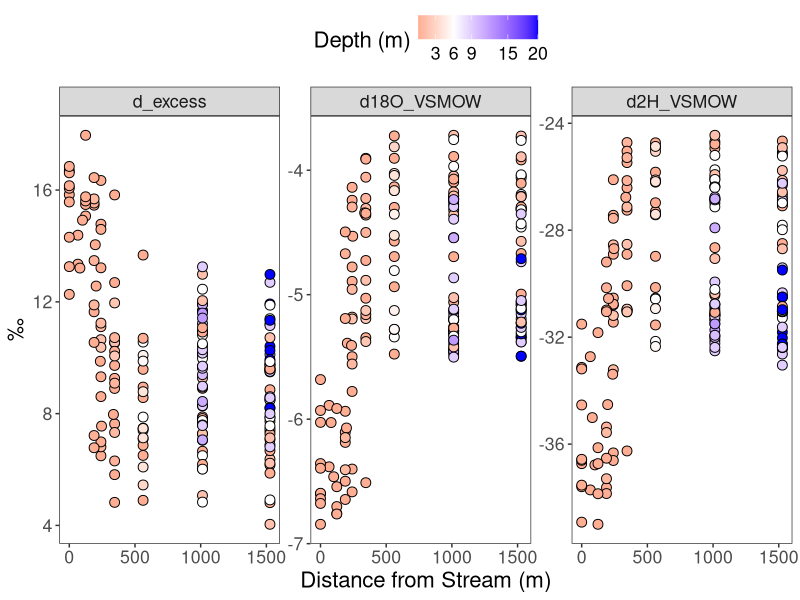
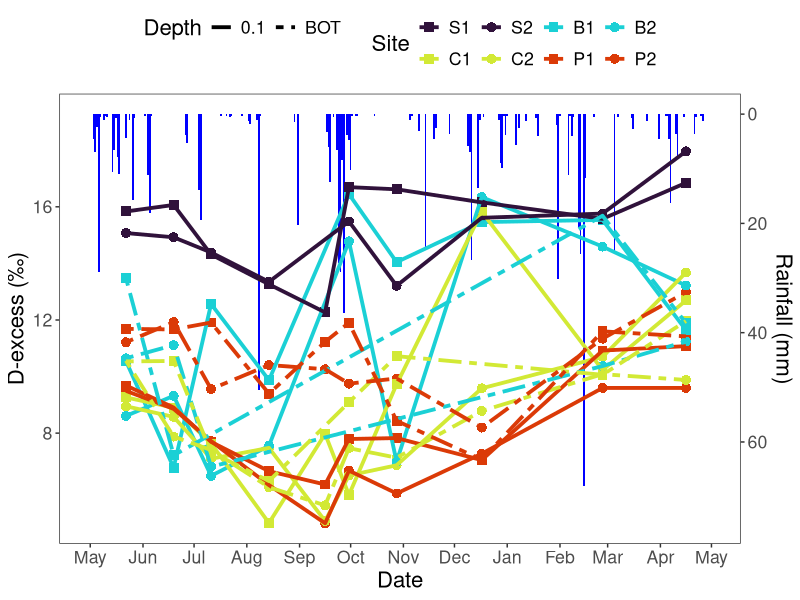
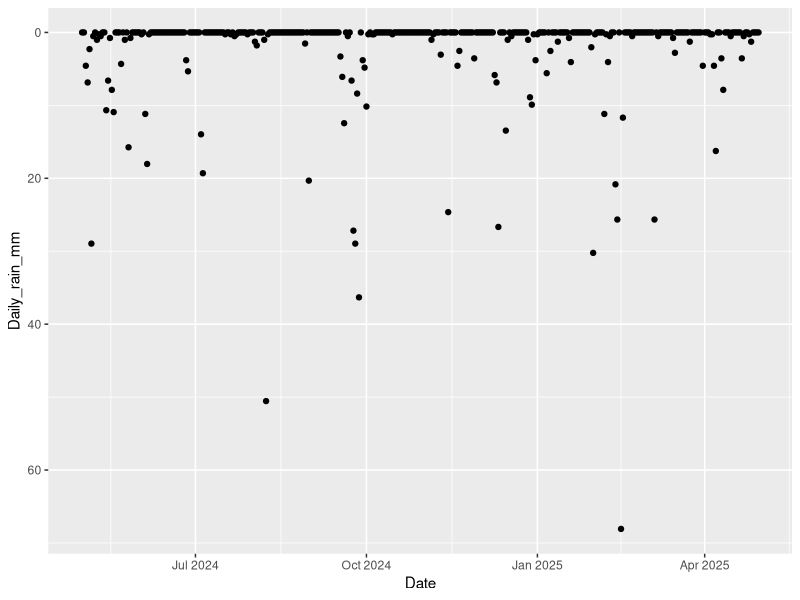
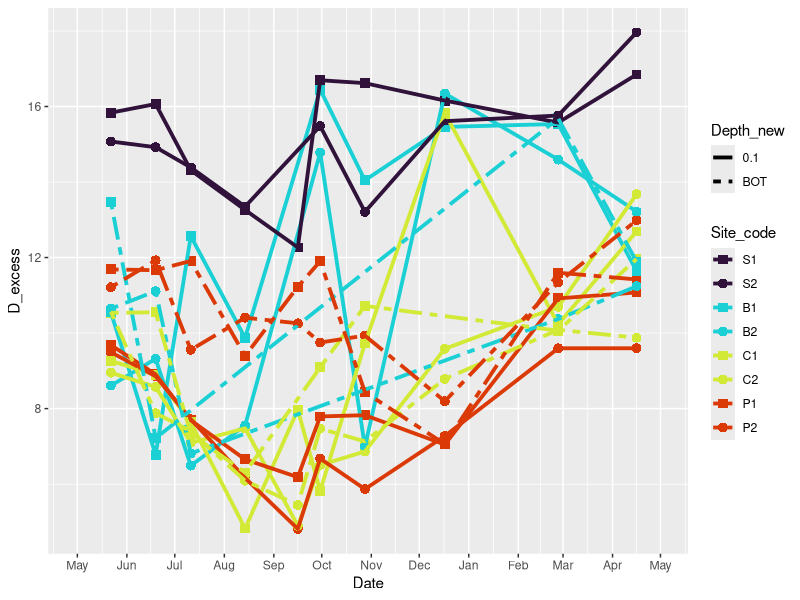
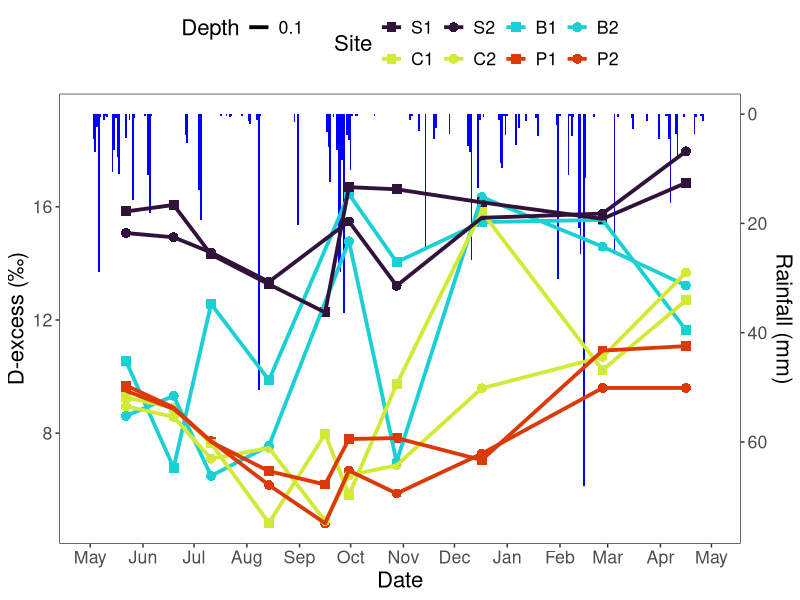
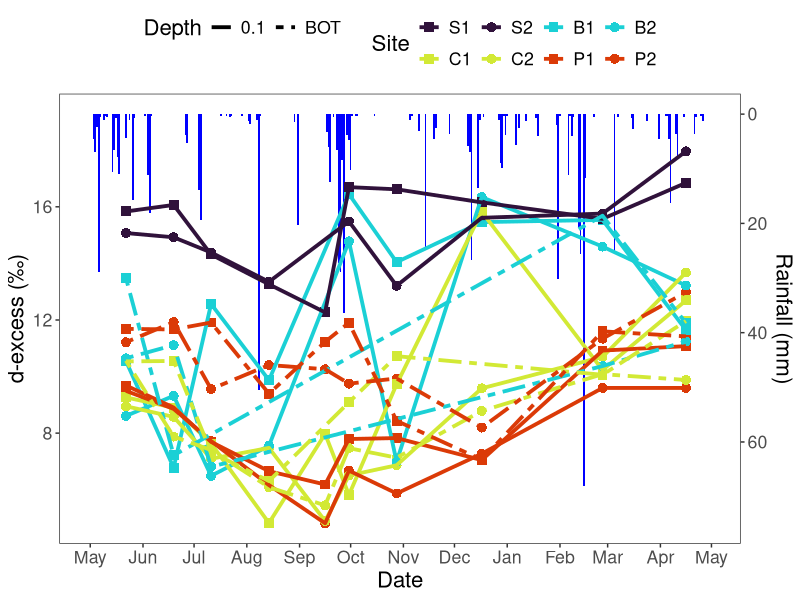
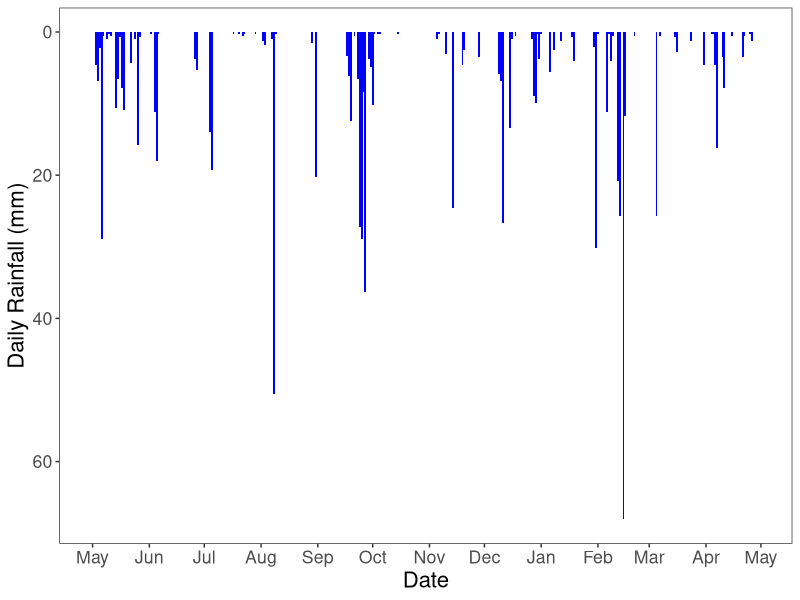

Write R code to recreate these figures, in order.
## ---- chunk 1
###packages 
library(tidyverse)

getwd()
##get data
hydro <- read_csv("../Data/Hydrology_Daily_Observed.csv") |> 
  filter(Date >= ymd("2024-05-01"),
         Date <= ymd("2025-04-30"))

chem <- read_csv("../Data/chemistry_joined.csv")

## ---- chunk 2
#plot over distance 
##d2H and d18O and D excess
isotopes_across_space_fig <- chem |> 
  dplyr::select(1:8, d18O_VSMOW, d2H_VSMOW, D_excess) |> 
  rename(d_excess = D_excess) |> 
  pivot_longer(-c(1:8)) |> 
  ggplot(aes(x = Distance, y = value, fill = Depth_m
  ))+
  geom_point(shape = 21, size = 3) + 
  #geom_point(data = iso_rain, mapping = aes(x = 1250, y = value, color = Date), size = 2, shape = 17)+
  facet_wrap(~name, scales = "free_y", nrow = 1)+
  theme_bw()+ theme(legend.position = "top", text = element_text(size = 16),
                    panel.grid.major = element_blank(), panel.grid.minor = element_blank())+
  labs(x= "Distance from Stream (m)", y = "\u2030",
       fill = "Depth (m)", color = "Rain")+
  scale_x_continuous(breaks = c(0, 500, 1000, 1500))+  
  scale_fill_gradient2(low = "red",  high ="blue",
                       midpoint = 6,  guide = "colourbar", breaks = c(3,6,9, 15, 20))

isotopes_across_space_fig

#ggsave("./Figures/Iso_overSpace_SI_fig.png", isotopes_across_space_fig, width = 7, height = 3.5, units = "in")

## ---- chunk 3

plot_iso_ts <- function(
    data,        # df with isotope data: Date, y_var, Site_code, Depth_new
    hydro,       # df with rain data: Date, Daily_rain_mm
    y_var,
    y_label,
    show_rain = TRUE,
    depths = c("0.1","BOT")
) {
  
  # Filter depths
  df <- data |> 
    filter(Depth_new %in% depths)
  
  # Compute scaling factor only if rain is shown
  if (show_rain) {
    max_y  <- max(df[[y_var]], na.rm = TRUE)
    min_y  <- min(df[[y_var]], na.rm = TRUE)
    y_range <- max_y - min_y
    max_r  <- max(hydro$Daily_rain_mm, na.rm = TRUE)
    scale_factor <- y_range / max_r
    
    # Buffer creates blank space between top of y data and rain bars
    buffer <- y_range * 0.10
    plot_max_y <- max_y + buffer
    
    # Ensure largest rain bar isn't clipped
    plot_min_y <- min(min_y, plot_max_y - (max_r * scale_factor))
  }
  
  # Base plot
  p <- ggplot(df, aes(x = Date))
  
  # Rain bars FIRST so they sit behind the isotope data
  if (show_rain) {
    p <- p +
      geom_rect(
        data = hydro,
        aes(
          xmin = Date - 0.5,
          xmax = Date + 0.5,
          ymin = plot_max_y,
          ymax = plot_max_y - (Daily_rain_mm * scale_factor)
        ),
        fill = "blue",
        alpha = 1,
        show.legend = FALSE
      ) +
      scale_y_continuous(
        limits = c(plot_min_y, plot_max_y),
        sec.axis = sec_axis(
          transform = ~ (plot_max_y - .) / scale_factor,
          name = "Rainfall (mm)"
        )
      )
  }
  
  # Isotope points + lines on top
  p <- p +
    geom_point(aes(y = .data[[y_var]],
                   color = Site_code,
                   shape = Site_code,
                   group = interaction(Site_code, Depth_new)),
               size = 3) +
    geom_line(aes(y = .data[[y_var]],
                  color = Site_code,
                  linetype = Depth_new,
                  group = interaction(Site_code, Depth_new)),
              size = 1.3)
  
  # Labels
  p <- p +
    labs(x = "Date",
         y = y_label,
         color = "Site",
         shape = "Site",
         linetype = "Depth")
  
  # Theme
  p <- p +
    theme_bw() +
    theme(
      legend.position = "top",
      text = element_text(size = 16),
      panel.grid.major = element_blank(),
      panel.grid.minor = element_blank()
    ) +
    guides(color = guide_legend(nrow = 2, byrow = TRUE))
  
  # Manual scales
  p <- p +
    scale_x_date(
      breaks = "1 month", date_labels = "%b",
      limits = as.Date(c("2024-05-01", "2025-04-30"))
    ) +
    scale_color_manual(values = site_colors, breaks = iso_levels_sites) +
    scale_shape_manual(values = site_shapes, breaks = iso_levels_sites) +
    scale_linetype_manual(values = c("0.1" = "solid", "BOT" = "twodash"))
  
  return(p)
} #end function 


## ---- chunk 4
##filter chem to surf and bot and make new Depth column
chem_df <- chem |> 
  select(1:6, d2H_VSMOW, d18O_VSMOW, D_excess, DOC_mgL, BIX) |> 
  mutate(Depth_new = as.character(ifelse(Site %in% c(98,96,92, 90) & Depth_m > 0.1, "BOT", Depth_m)),
         Depth_new = as.character(ifelse(Site %in% c(88,50) & Depth_m > 9, "BOT", Depth_new))
  ) |> 
  filter(Depth_new %in% c("0.1", "BOT")) 

## filter hydro to just rain
hydro_df <- hydro |> 
  select(Date, Daily_rain_mm)
  


## ---- chunk 5

#### set up levels 
iso_levels_sites <- c("S1","S2","B1","B2","C1","C2","P1","P2")

site_colors <- c("S1" = "#30123BFF", "S2" = "#30123BFF",
                 "B1" = "#1BD0D5FF", "B2" = "#1BD0D5FF",
                 "C1" = "#D2E935FF", "C2" = "#D2E935FF",
                 "P1" = "#DB3A07FF", "P2" = "#DB3A07FF")

site_shapes <- c("S1" = 15, "S2" = 16,
                 "B1" = 15, "B2" = 16,
                 "C1" = 15, "C2" = 16,
                 "P1" = 15, "P2" = 16)

## ---- chunk 6
#run function
plot_iso_ts(data = chem_df, hydro = hydro_df, 
                           y_var = "D_excess", y_label = "D-excess (‰)",
                               show_rain = TRUE,  depths = c("0.1","BOT"))

#plot rain as check
hydro_df |> ggplot(aes(x = Date, y = Daily_rain_mm))+ geom_point()+ scale_y_reverse()

#iso as check
chem_df |> 
  ggplot(aes(x = Date, y = D_excess))+
geom_point(aes(    color = Site_code,
                   shape = Site_code,
                   group = interaction(Site_code, Depth_new)),
               size = 3) +
    geom_line(aes(color = Site_code,
                  linetype = Depth_new,
                  group = interaction(Site_code, Depth_new)),
              size = 1.3)+
   scale_x_date(
      breaks = "1 month", date_labels = "%b",
      limits = as.Date(c("2024-05-01", "2025-04-30"))
    ) +
    scale_color_manual(values = site_colors, breaks = iso_levels_sites) +
    scale_shape_manual(values = site_shapes, breaks = iso_levels_sites) +
    scale_linetype_manual(values = c("0.1" = "solid", "BOT" = "twodash"))


## ---- chunk 7
#### Just surface 
iso_rain_surf <- plot_iso_ts(data = chem_df, hydro = hydro_df, 
                           y_var = "D_excess", y_label = "D-excess (‰)",
                               show_rain = TRUE,  depths = c("0.1"))

iso_rain_surf


#### Surf and BOT 
plot_iso_ts(data = chem_df, hydro = hydro_df,
                    y_var = "D_excess",  y_label = "d-excess (\u2030)",
                    show_rain = TRUE,  depths = c("0.1","BOT"))


## ---- chunk 8
iso_surf <- plot_iso_ts(data = chem_df, hydro = hydro_df,
                    y_var = "D_excess",  y_label = "d-excess (\u2030)",
                    show_rain = F,  depths = c("0.1"))

iso_surf_bot <- plot_iso_ts(data = chem_df, hydro = hydro_df,
                    y_var = "D_excess",  y_label = "d-excess (\u2030)",
                    show_rain = F,  depths = c("0.1","BOT"))


doc_surf <- plot_iso_ts(data = chem_df, hydro = hydro_df,
                    y_var = "DOC_mgL",  y_label = "DOC (mg/L)",
                    show_rain = TRUE,  depths = c("0.1"))
  

bix_surf <- plot_iso_ts(data = chem_df, hydro = hydro_df,
                    y_var = "BIX",  y_label = "BIX",
                    show_rain = F,  depths = c("0.1"))

## ---- chunk 9
#### First rain plot only TS upside down
rain_ts <- hydro_df |> 
  ggplot() +
  geom_col(aes(x = Date, y = Daily_rain_mm ),
           fill = "blue", width = 1,
           show.legend = FALSE) +
  scale_y_reverse()+
  scale_x_date(breaks = "1 month", date_labels = "%b",
      limits = as.Date(c("2024-05-01", "2025-04-30"))
    )+
  labs(x = "Date", y = "Daily Rainfall (mm)") +
   theme_bw() +
  theme(text = element_text(size = 16),
    panel.grid.major = element_blank(), panel.grid.minor = element_blank()) 

rain_ts
